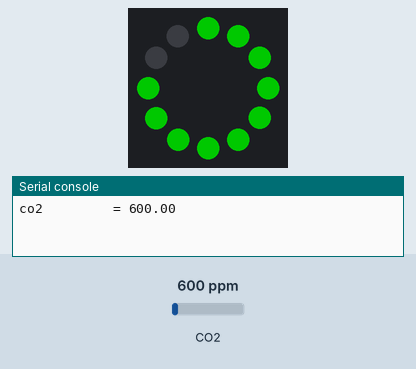
Recording of a program running on a simulated MicroPython board. Shown: 12 RGB LEDs in a ring, first at the top, clockwise, the last lines printed to the serial console. Inputs (shaded band) come from the test bench; at power-on: CO2 600 ppm. Dim RGB values are drawn brighter than linear; the clock reads 2024-03-15 10:24:30 at power-on unless the program sets it; library files of the repository ran but are not shown: neopixelclass.py.

Above: at 1.6 s.
1.7 s: CO2 set to 1050 ppm
At 8.0 s:
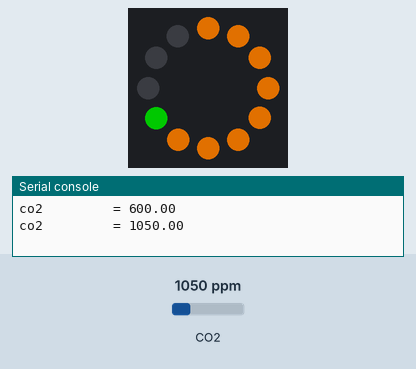
8.5 s: CO2 set to 1700 ppm
At 13.8 s:
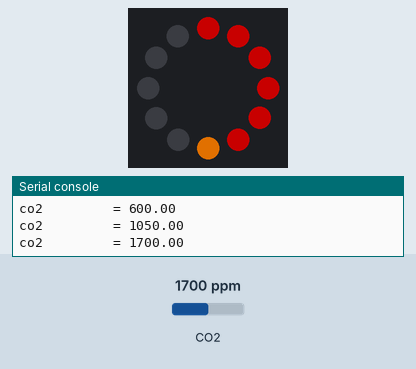
15.2 s: CO2 set to 2350 ppm
At 19.6 s:
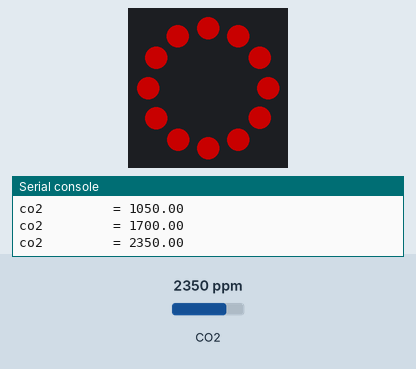
Timing chart, 0 to 21.1 s (numbered marks = the images above; inputs shaded):
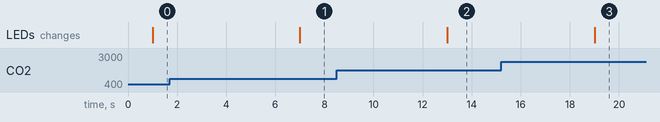

The program:

start.py
```python
import neopixelclass
import mhzclass
from machine import Pin
import time

LEDRing = neopixelclass.Neopixelobject(Npin = 1,NLeds = 12)
sensor = mhzclass.MHZ19BSensor(tx_pin = Pin(4),rx_pin = Pin(5),co2_yellow = 700,co2_red = 1200,neopixelobject = LEDRing)
timeout = time.time() + (20 * 60 * 60)
while (time.time() <= timeout):
    sensor.measure()
    time.sleep(5)
    
```

mhzclass.py
```python
from machine import Pin
from machine import UART
import time
import dht
import machine


class MHZ19BSensor:

    # initializes a new instance
    def __init__(self, tx_pin, rx_pin,co2_yellow,co2_red,neopixelobject):
        self.uart = UART(1, baudrate=9600, bits=8, parity=None, stop=1, tx=tx_pin, rx=rx_pin)
        self.co2_yellow= int(co2_yellow)
        self.co2_red= int(co2_red)
        self.neopixel = neopixelobject

    # measure CO2
    def measure(self):
        while True:
            # send a read command to the sensor
            self.uart.write(b'\xff\x01\x86\x00\x00\x00\x00\x00\x79')

            # a little delay to let the sensor measure CO2 and send the data back
            time.sleep(1)  # in seconds

            # read and validate the data
            buf = self.uart.read(9)
            if self.is_valid(buf):
                break

            # retry if the data is wrong

            print('error while reading MH-Z19B sensor: invalid data')
            print('retry ...')


        co2 = buf[2] * 256 + buf[3]
        print('co2         = %.2f' % co2)

        self.setlights(co2)
    # check data returned by the sensor
    def is_valid(self, buf):
        if buf is None or buf[0] != 0xFF or buf[1] != 0x86:
            return False
        i = 1
        checksum = 0x00
        while i < 8:
            checksum += buf[i] % 256
            i += 1
        checksum = ~checksum & 0xFF
        checksum += 1
        return checksum == buf[8]

    #sets the lights in a nice way to indicate the current state of the air
    def setlights(self,co2):

        if (co2 < self.co2_yellow):

            greensteps =  self.neopixel.NLeds / self.co2_yellow
            leds = round(greensteps * co2)
            self.neopixel.setcolor([0,100,0],leds)

        elif(co2 >= self.co2_yellow and co2 <= self.co2_red):

            yellowsteps = self.neopixel.NLeds / (self.co2_red - self.co2_yellow)
            leds = round(yellowsteps * (co2 - self.co2_yellow))
            self.neopixel.setcolor([161,80,0],leds)

        elif(co2 >= self.co2_red):

            redsteps = self.neopixel.NLeds / 1000
            leds = round(redsteps *(co2 - self.co2_red))
            self.neopixel.setcolor([100,0,0],leds)


        
```

Measured:
- after the input at 1.7 s, the LEDs: change after 5.3 s (image 1)
- after the input at 8.5 s, the LEDs: change after 4.5 s (image 2)
- after the input at 15.2 s, the LEDs: change after 3.8 s (image 3)
